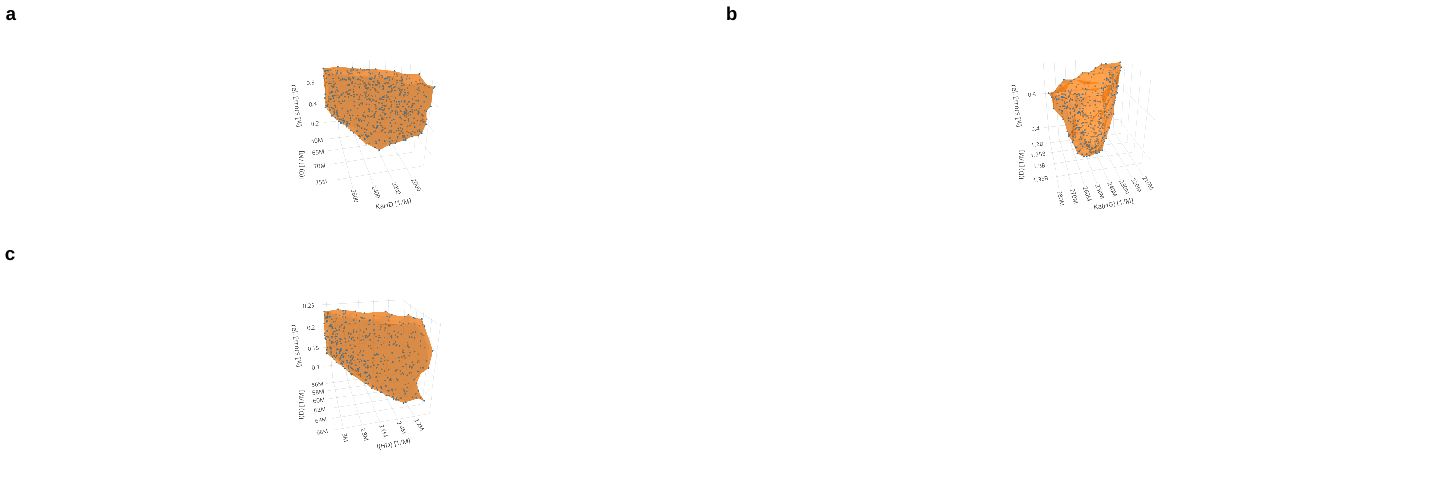

This figure's R source:
library(magick)
library(cowplot)
library(ggplot2)

p_dba <- image_read_svg("DBA.svg") |> image_ggplot()
p_ida <- image_read_svg("IDA.svg") |> image_ggplot()
p_gda <- image_read_svg("GDA.svg") |> image_ggplot()

p <- plot_grid(
  p_dba, p_ida, p_gda,
  ncols = 3,
  labels = c("a", "b", "c")
)

# library(patchwork)
# p <- p_dba + p_ida + p_gda

ggsave(p,
  file = "entire_plot.svg",
  bg = "white",
  width = 15, height = 5, dpi = 900
)
